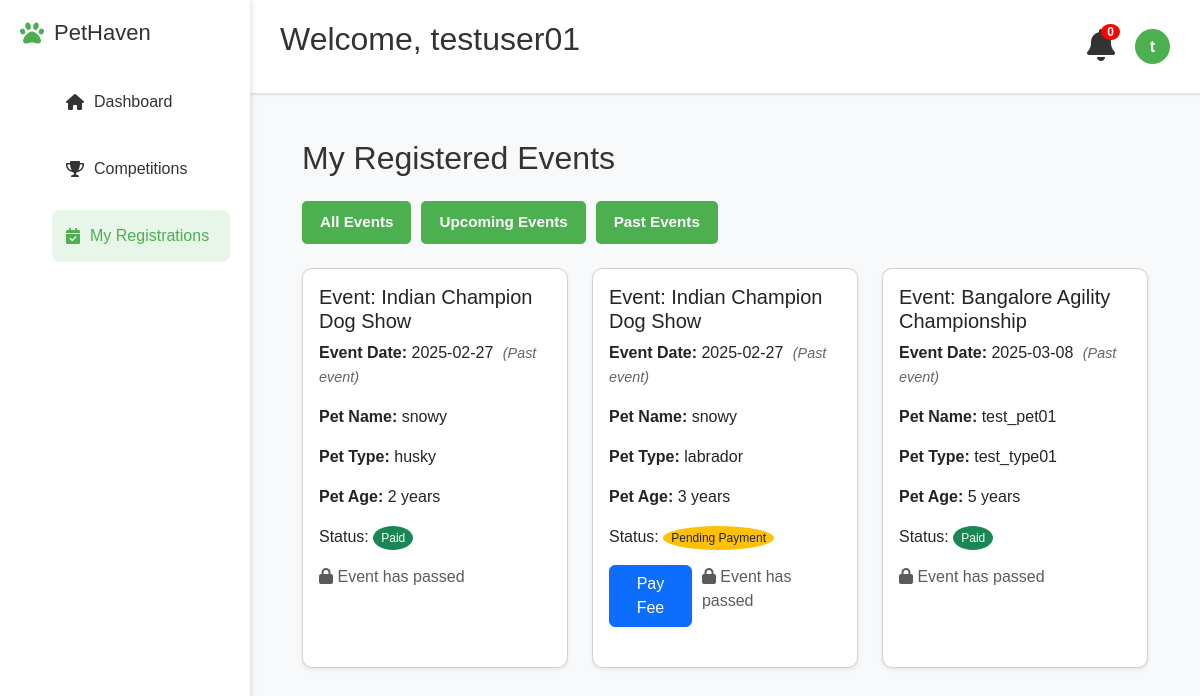
/registrations (signed in), run on an earlier commit of the app's database.
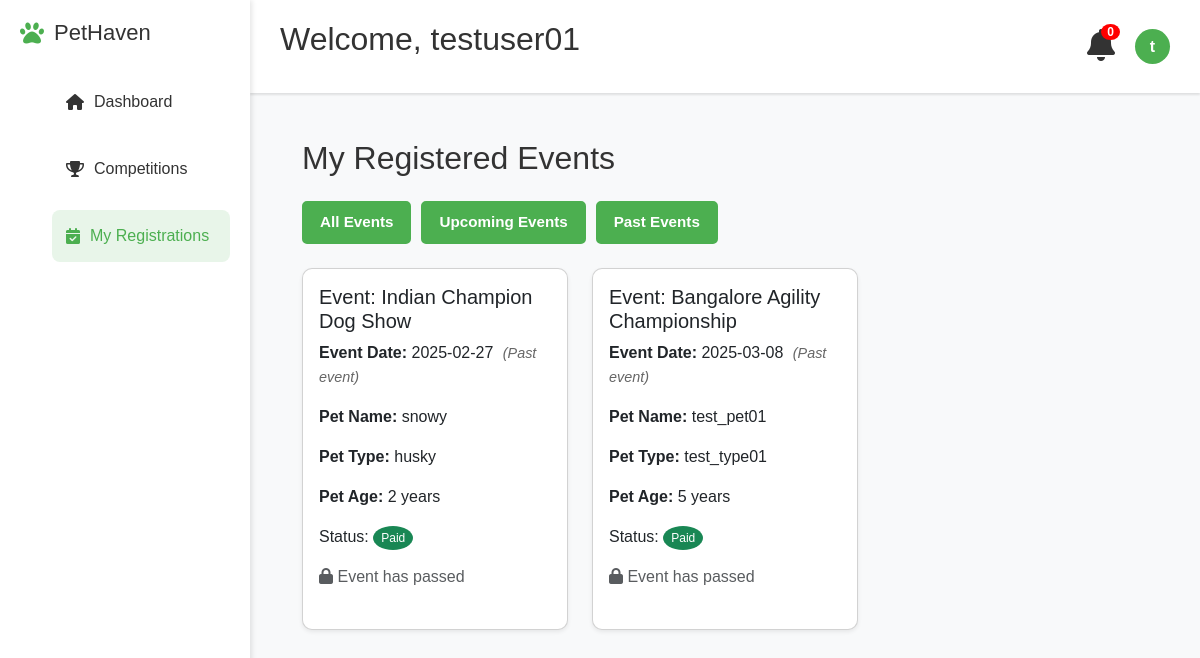
And on a later commit of the database.
### models.py (models this page shows)
class Registration(db.Model):
    id = db.Column(db.Integer, primary_key=True)
    user_id = db.Column(db.Integer, db.ForeignKey('user.id'), nullable=False)
    event_id = db.Column(db.Integer, db.ForeignKey('event.id'), nullable=False)
    pet_name = db.Column(db.String(100), nullable=False)
    pet_type = db.Column(db.String(100), nullable=False)
    pet_age=db.Column(db.Integer,nullable=False)
    paid = db.Column(db.Boolean, default=False)
    timestamp = db.Column(db.DateTime, default=lambda: datetime.now(timezone.utc))
    event = db.relationship('Event', backref=db.backref('registrations', lazy=True))
    user = db.relationship('User', backref=db.backref('registrations', lazy=True))

class Event(db.Model):
    id = db.Column(db.Integer, primary_key=True)
    title = db.Column(db.String(200), nullable=False)
    description = db.Column(db.Text, nullable=False)
    date = db.Column(db.String(50), nullable=False)
    location=db.Column(db.String(250),nullable=False)
    prizes=db.Column(db.String(200),nullable=False)
    eligibility=db.Column(db.String(250),nullable=False)
    fee = db.Column(db.Float, default=500)
    image_filename = db.Column(db.String(200), nullable=False, default="default.jpg")

### app.py (the view)
@app.route('/registrations')
@login_required
def registrations():
    registered_events = db.session.query(Registration, Event).join(Event, Registration.event_id == Event.id).filter(Registration.user_id == current_user.id).all()
    current_date = datetime.now().date()
    processed_events = []
    for reg, event in registered_events:
        event_date = datetime.strptime(event.date, '%Y-%m-%d').date()
        can_edit = event_date > current_date
        processed_events.append((reg, event, can_edit))
    return render_template("registrations.html", registered_events=processed_events)

### app.py (called while the page is built)
@login_manager.user_loader
def load_user(user_id):
    return db.session.get(User, int(user_id))

### templates/registrations.html (shortened to what this page needs)
{% extends "base.html" %}
{% block content %}
<div class="container mt-4">
    <h2 class="mb-4">My Registered Events</h2>
    <div class="filter-buttons mb-4">
        <button class="filter-btn active" data-filter="all">All Events</button>
        <button class="filter-btn" data-filter="upcoming">Upcoming Events</button>
        <button class="filter-btn" data-filter="past">Past Events</button>
    </div>
    {% if registered_events %}
        <div class="row" id="events-container">
            {% for reg, event, can_edit in registered_events %}
                <div class="col-md-4 event-item" data-date="{{ event.date }}">
                    <div class="card shadow-sm mb-4">
                        <div class="card-body">
                            <h5 class="card-title">Event: {{ event.title }}</h5>
                            <p class="card-text">
                                <strong>Event Date:</strong> {{ event.date }}
                                <span class="relative-date" data-event-date="{{ event.date }}"></span>
                            </p>
                            <p class="card-text"><strong>Pet Name:</strong> {{ reg.pet_name }}</p>
                            <p class="card-text"><strong>Pet Type:</strong> {{ reg.pet_type }}</p>
                            <p class="card-text"><strong>Pet Age:</strong> {{ reg.pet_age }} years</p>
                            <p class="card-text">
                                <stron class="me-2">Status:</strong>
                                {% if reg.paid %}
                                    <span class="badge-pill bg-success">Paid</span>
                                {% else %}
                                    <span class=" badge-pill bg-warning text-dark">Pending Payment</span>
                                {% endif %}
                            </p>
                            <div class="button-group" style="display: flex; gap: 10px; margin-top: 15px;">
                                {% if not reg.paid %}
                                    <a href="{{ url_for('pay_fee', registration_id=reg.id) }}" class="btn btn-primary">Pay Fee</a>
                                {% endif %}
                                {% if can_edit %}
                                    <a href="{{ url_for('edit_registration', registration_id=reg.id) }}" class="btn btn-secondary">
                                        <i class="fas fa-edit"></i> Edit Details
                                    </a>
                                {% else %}
                                    <span class="text-muted"><i class="fas fa-lock"></i> Event has passed</span>
                                {% endif %}
                            </div>
                        </div>
                    </div>
                </div>
            {% endfor %}
        </div>
    {% else %}
        <p>No registrations found.</p>
    {% endif %}
</div>
{% endblock %}

What changed in the data, as far as the page shows it:
removed Registration: title "Indian Champion Dog Show", date "2025-02-27", pet_name "snowy", pet_type "labrador", pet_age "3", paid "Pending Payment"
